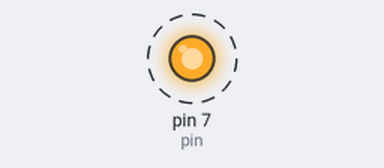
Recording of a sketch running on a simulated Arduino Uno, built with avr-gcc and run on an emulated ATmega328P. On the bench: output pins drawn as LEDs (lit = HIGH). Dashed ring = blinking.

Above: at 0.2 s.
Timing chart, 0 to 3.0 s (numbered marks = the images above):
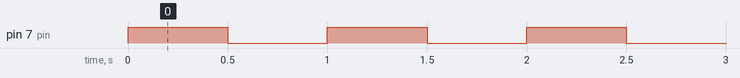

The sketch:

blinking_led_light.ino
```cpp
// Single blinking LED light
// David Hanley, May 2017

int pin = 7;           // pin to use
int blinkspeed = 500;  // blink speed

void setup() {
  // put your setup code here, to run once:
  pinMode(pin, OUTPUT);
}

void loop() {
  // put your main code here, to run repeatedly:
  digitalWrite(pin, HIGH);
  delay(blinkspeed);
  digitalWrite(pin, LOW);
  delay(blinkspeed);
}
```

Measured:
- by itself, pin 7 (pin): alternates HIGH for 0.50 s and LOW for 0.50 s
